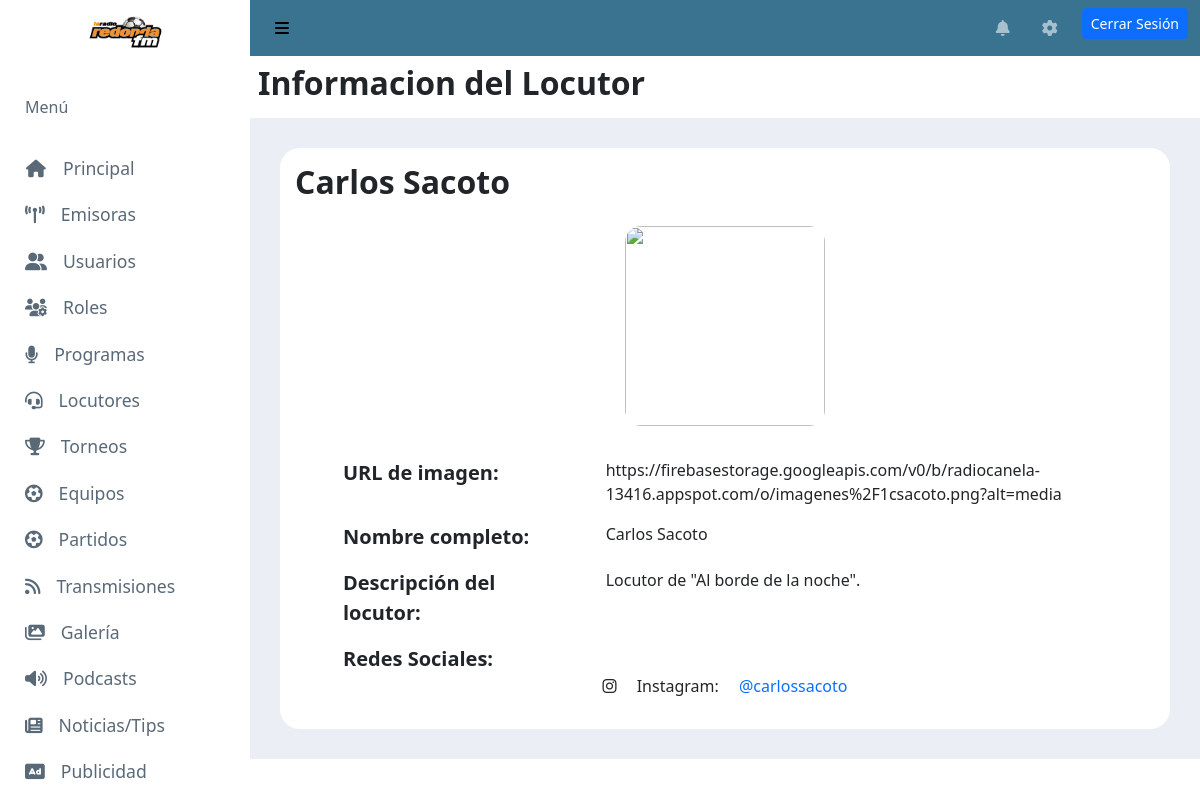
Page /locutores/1 (signed in) on the committed database.
### WebAdminRadio/models.py (models this page shows, shortened)
class Locutor(models.Model):
    nombre = models.CharField(max_length=255, blank=True, null=True)
    imagen = models.CharField(max_length=2080, blank=True, null=True)
    descripcion = models.TextField(blank=True, null=True)
    fecha_nacimiento = models.DateField(db_column='fecha_Nacimiento', blank=True, null=True)  # Field name made lowercase.
    estado = models.BooleanField(default=True)

class RedSocialLocutor(models.Model):
    id_locutor = models.ForeignKey(Locutor, on_delete=models.CASCADE, db_column='id_locutor')
    id_red_social = models.ForeignKey(RedSocial, on_delete=models.CASCADE, db_column='id_red_social')
    username = models.CharField(max_length=150, blank=True, null=True)
    estado = models.BooleanField(default=True)
    link = models.CharField(max_length=2080, blank=True, null=True)

class RedSocial(models.Model):
    nombre = models.CharField(max_length=30, blank=True, null=True)
    logo_red_social = models.CharField(max_length=2080, blank=True, null=True)
    estado = models.BooleanField(default=True)

### WebAdminRadio/views.py (the view)
# urls.py: path('locutores/<int:id_locutor>', views.ver_locutor, name='locutor'), # URL para ver informacion del partido
@login_required
@permission_required('WebAdminRadio.view_locutor', login_url='/permiso-no-autorizado')
def ver_locutor(request, id_locutor):
    locutor = Locutor.objects.get(pk=id_locutor)
    redSocialLocutor = RedSocialLocutor.objects.filter(id_locutor=id_locutor)
    context = {'title': 'Informacion del Locutor', 'locutor': locutor, 'redSocialLocutor': redSocialLocutor}
    return render(request, 'webAdminRadio/ver_locutor.html', context)

### WebAdminRadio/templatetags/accounts_tags.py (called while the page is built)
@register.filter
def verificar_permiso(usuario: Usuario, nombre_permiso: str):
    return usuario.has_perm(nombre_permiso)

### accounts/models.py (called while the page is built, shortened)
    def has_perm(self, perm, obj=None):
        if super().has_perm(self, perm):
            return True

### WebAdminRadio/templates/webAdminRadio/ver_locutor.html (shortened to what this page needs)
{% extends 'webAdminRadio/base_site.html' %}
{% load static %}
{% block page_style %}
    <link rel="stylesheet" type="text/css" href="{% static 'webAdminRadio/css/editar_equipo.css' %}">
{% endblock %}
{% block content %}
    <h2><b>{{ locutor.nombre }}</b></h2>
    <div class="img-container">
        <img class="shield" id="preview" src="{{ locutor.imagen }}">
    </div>
    <div class="row mb-3">
        <div class="col-4">
            <label class="fw-bold ms-5 label">URL de imagen:</label>
        </div>
        <div class="col-8">
            <label class="ms-3">{{ locutor.imagen }}</label>
        </div>
    </div>
    <div class="row mb-3">
        <div class="col-4">
            <label class="fw-bold ms-5 label">Nombre completo:</label>
        </div>
        <div class="col-8">
            <label class="ms-3">{{ locutor.nombre }}</label>
        </div>
    </div>
    <div class="row mb-3">
        <div class="col-4">
            <label class="fw-bold ms-5 label">Descripción del locutor:</label>
        </div>
        <div class="col-8">
            <label class="ms-3">{{ locutor.descripcion }}</label>
        </div>
    </div>
    <div class="row mb-3">
        <div class="col-4" id="redSocial">
            <label class="fw-bold ms-5 label">Redes Sociales:</label>
        </div>
        {% for red in redSocialLocutor %}
        <div class="col-12 text-center">
            <i class="{{ red.id_red_social.logo_red_social }}"></i>
            <label class="ms-3">{{ red.id_red_social.nombre  }}:</label>
            <label class="ms-3"><a href="{{ red.link  }}" target="_blank">@{{ red.username }}</a></label>
        </div>
        {% endfor %}
    </div>
{% endblock %}

### WebAdminRadio/static/webAdminRadio/css/base_site.css (style rules this page uses)
a, a:hover, a:focus { text-decoration: none; transition: all 0.3s; }

### WebAdminRadio/static/webAdminRadio/css/editar_equipo.css (style rules this page uses)
.img-container { text-align: center; margin-bottom: 1rem; }
.shield { width: 200px; height: 200px; object-fit: contain; border-radius: 1rem; overflow: hidden; display: inline-block; vertical-align: middle; margin-top: 1rem; margin-bottom: 1rem; }
.label { font-size: 1.25rem; }

### rows in the picture
Locutor: nombre "Carlos Sacoto", imagen "https://firebasestorage.googleapis.com/v0/b/radiocanela-13416.appspot.com/o/imagenes%2F1csacoto.png?alt=media", descripcion "Locutor de \"Al borde de la noche\"."
RedSocialLocutor: id_red_social.nombre "Instagram", username "carlossacoto"

### other values in the picture
{{ title }} "Informacion del Locutor"
